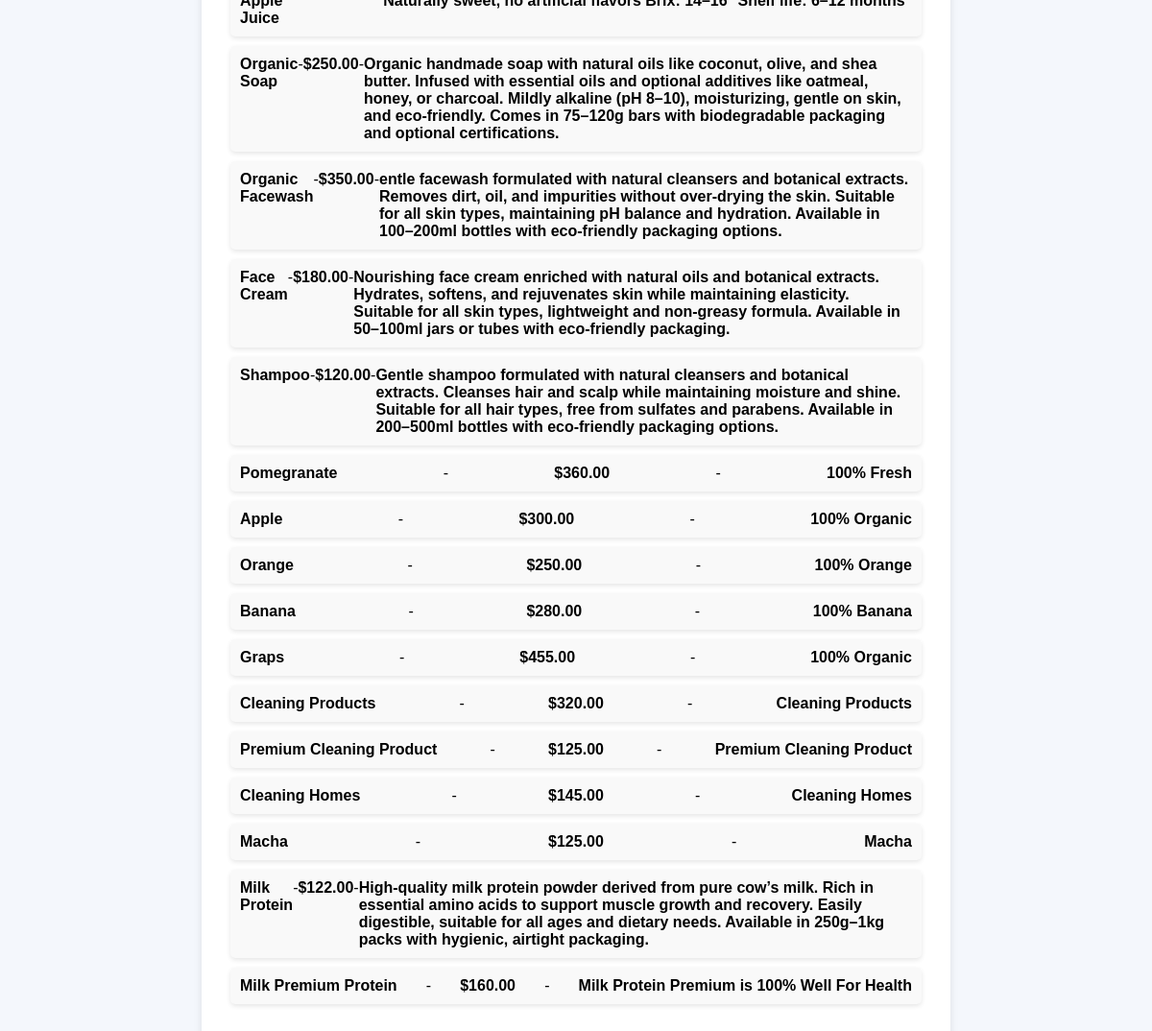
Page /product_search/ on the committed database.
### shop/models.py (models this page shows, shortened)
class Product(models.Model):
    name = models.CharField(max_length=200)
    slug = models.SlugField(max_length=200, unique=True)
    category = models.ForeignKey(Category, on_delete=models.CASCADE, related_name='products')
    description = models.TextField(blank=True, null=True)
    price = models.DecimalField(max_digits=10, decimal_places=2)
    stock = models.PositiveIntegerField(default=0)
    available = models.BooleanField(default=True)
    created_at = models.DateTimeField(auto_now_add=True)
    updated_at = models.DateTimeField(auto_now=True)
    image = models.ImageField(upload_to='products/%Y/%m/%d')

### shop/views.py (the view)
# urls.py: path('product_search/', views.product_search, name='product_search'),
def product_search(request):
    form = ProductSearchForm(request.GET)
    products = Product.objects.all()
    if form.is_valid():
        search_query = form.cleaned_data['search']
        if search_query:
            products = products.filter(name__icontains = search_query)
    return render(request, 'shop/product_search.html', {'form': form, 'products': products})

### shop/context_processors.py (called while the page is built)
def cart_items_count(request):
    if request.user.is_authenticated:
        try:
            cart = Cart.objects.get(user=request.user)
            return {'cart_items_count' : cart.get_total_items()}
        except Cart.DoesNotExist:
            return {'cart_items_count' : 0}
    return {'cart_items_count' : 0}

### templates/shop/product_search.html (shortened to what this page needs)
<!DOCTYPE html>
<html lang="en">
<head>
</head>
<body>
    <div class="container">
        <ul>
            {% for product in products %}
                <li>
                    <span>{{ product.name }}</span> -
                    <span>${{ product.price }}</span> -
                    <span>{{ product.description }}</span>
                </li>
            {% empty %}
                <li>No products found.</li>
            {% endfor %}
        </ul>
    </div>
</body>
</html>

### templates/shop/product_search.html (style rules this page uses)
body { font-family: 'Arial', sans-serif; background-color: #f4f7fc; margin: 0; padding: 0; display: flex; justify-content: center; align-items: center; height: 100vh; }
.container { background-color: #fff; padding: 30px; border-radius: 10px; box-shadow: 0 4px 8px rgba(0, 0, 0, 0.1); width: 60%; max-width: 800px; transition: all 0.3s ease-in-out; }
ul { list-style-type: none; padding: 0; margin: 20px 0; animation: fadeIn 1.5s ease-in; }
li { background-color: #f9f9f9; padding: 10px; margin: 10px 0; border-radius: 5px; box-shadow: 0 2px 5px rgba(0, 0, 0, 0.1); display: flex; justify-content: space-between; transition: transform 0.3s ease; }
li span { font-weight: bold; }

### rows in the picture
Product: name "Organic Soap", price "250.00", description "Organic handmade soap with natural oils like coconut, olive, and shea butter. Infused with essential oils and optional additives like oatmeal, honey, or charcoal. Mildly alkaline (pH 8–10), moisturizing, gentle on skin, and eco-friendly. Comes in 75–120g bars with biodegradable packaging and optional certifications."
Product: name "Organic Facewash", price "350.00", description "entle facewash formulated with natural cleansers and botanical extracts. Removes dirt, oil, and impurities without over-drying the skin. Suitable for all skin types, maintaining pH balance and hydration. Available in 100–200ml bottles with eco-friendly packaging options."
Product: name "Face Cream", price "180.00", description "Nourishing face cream enriched with natural oils and botanical extracts. Hydrates, softens, and rejuvenates skin while maintaining elasticity. Suitable for all skin types, lightweight and non-greasy formula. Available in 50–100ml jars or tubes with eco-friendly packaging."
Product: name "Shampoo", price "120.00", description "Gentle shampoo formulated with natural cleansers and botanical extracts. Cleanses hair and scalp while maintaining moisture and shine. Suitable for all hair types, free from sulfates and parabens. Available in 200–500ml bottles with eco-friendly packaging options."
Product: name "Pomegranate", price "360.00", description "100% Fresh"
Product: name "Apple", price "300.00", description "100% Organic"
Product: name "Orange", price "250.00", description "100% Orange"
Product: name "Banana", price "280.00", description "100% Banana"
Product: name "Graps", price "455.00", description "100% Organic"
Product: name "Cleaning Products", price "320.00", description "Cleaning Products"
Product: name "Premium Cleaning Product", price "125.00", description "Premium Cleaning Product"
Product: name "Cleaning Homes", price "145.00", description "Cleaning Homes"
Product: name "Macha", price "125.00", description "Macha"
Product: name "Milk Protein", price "122.00", description "High-quality milk protein powder derived from pure cow’s milk. Rich in essential amino acids to support muscle growth and recovery. Easily digestible, suitable for all ages and dietary needs. Available in 250g–1kg packs with hygienic, airtight packaging."
Product: name "Milk Premium Protein", price "160.00", description "Milk Protein Premium is 100% Well For Health"
